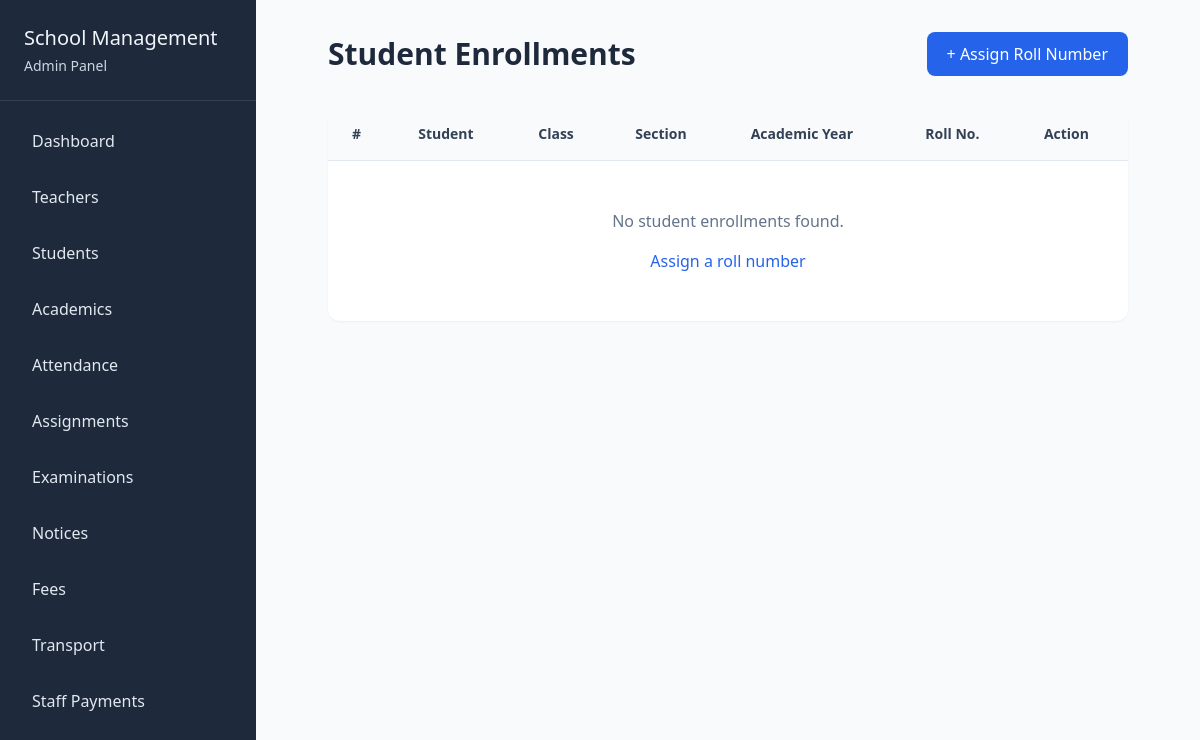
The app's page /academics/manage/enrollment/, older data.
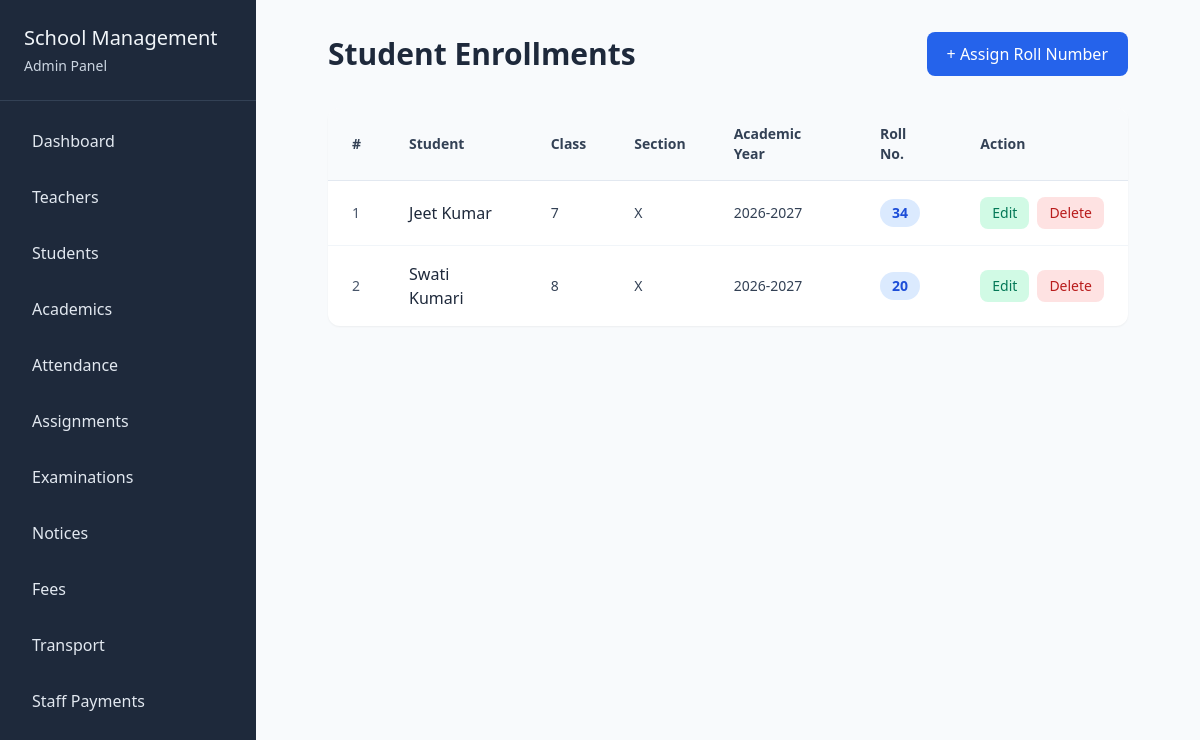
The same page, newer data.
### academics/models.py (models this page shows, shortened)
class StudentEnrollment(models.Model):
    student = models.ForeignKey("students.Student", on_delete=models.CASCADE, related_name="enrollments")
    section = models.ForeignKey(Section, on_delete=models.CASCADE)
    academic_year = models.CharField(max_length=50)
    roll_no = models.IntegerField()
    class Meta:
        constraints = [
            models.UniqueConstraint(
                fields=["section", "academic_year", "roll_no"],
                name="unique_roll_no_in_section_year"
            ),
            models.UniqueConstraint(
                fields=["student", "academic_year"],
                name="unique_student_in_academic_year"
            ),
        ]

class Section(models.Model):
    schoolclass = models.ForeignKey(SchoolClass, on_delete=models.CASCADE)
    name = models.CharField(max_length=10)

class SchoolClass(models.Model):
    name = models.CharField(max_length=50)

### students/models.py (models this page shows)
class Student(models.Model):
    GENDER_CHOICES = (
        ('Male', "Male"),
        ('Female', "Female"),
        ('other', "other")
    )
    user = models.OneToOneField(User, on_delete=models.CASCADE)
    cover_image = models.ImageField(upload_to='student_covers/', null=True, blank=True)
    admission_number = models.CharField(max_length=30)
    phone = models.CharField(max_length=15, null=True, blank=True)
    address = models.TextField()
    date_of_birth = models.DateField()
    gender = models.CharField(max_length=10, choices=GENDER_CHOICES)
    admission_date = models.DateField()
    parent_name = models.CharField(max_length=100)
    parent_phone = models.CharField(max_length=15)
    def __str__(self):
        return self.user.get_full_name()

### academics/views.py (the view)
# urls.py: path("manage/enrollment/", views.manage_enrollments, name="manage_enrollments"),
def manage_enrollments(req):
    data = {
        "enrollments" : StudentEnrollment.objects.all(),
    }
    return render(req, "academics/manage_enrollment.html", data)

### academics/templates/academics/manage_enrollment.html (shortened to what this page needs)
{% extends 'school_admin/base.html' %}
{% block content %}
<div class="flex-1 p-8">
    <div class="px-10">
        <div class="flex items-center justify-between mb-8">
            <h1 class="text-3xl font-semibold text-slate-800">Student Enrollments</h1>
            <a href="{% url 'insert_enrollment' %}" class="bg-blue-600 hover:bg-blue-700 text-white px-5 py-2.5 rounded-lg font-medium">+ Assign Roll Number</a>
        </div>
        <div class="bg-white rounded-xl shadow-sm overflow-hidden">
            <div class="overflow-x-auto">
                <table class="w-full">
                    <thead class="bg-slate-50 border-b border-slate-200">
                        <tr>
                            <th class="px-6 py-4 text-left text-sm font-semibold text-slate-700">#</th>
                            <th class="px-6 py-4 text-left text-sm font-semibold text-slate-700">Student</th>
                            <th class="px-6 py-4 text-left text-sm font-semibold text-slate-700">Class</th>
                            <th class="px-6 py-4 text-left text-sm font-semibold text-slate-700">Section</th>
                            <th class="px-6 py-4 text-left text-sm font-semibold text-slate-700">Academic Year</th>
                            <th class="px-6 py-4 text-left text-sm font-semibold text-slate-700">Roll No.</th>
                            <th class="px-6 py-4 text-left text-sm font-semibold text-slate-700">Action</th>
                        </tr>
                    </thead>
                    <tbody class="divide-y divide-slate-100">
                        {% for enrollment in enrollments %}
                        <tr class="hover:bg-slate-50">
                            <td class="px-6 py-4 text-sm text-slate-600">{{ forloop.counter }}</td>
                            <td class="px-6 py-4">
                                <div class="font-medium text-slate-800">{{ enrollment.student }}</div>
                            </td>
                            <td class="px-6 py-4 text-sm text-slate-700">{{ enrollment.section.schoolclass.name }}</td>
                            <td class="px-6 py-4 text-sm text-slate-700">{{ enrollment.section.name }}</td>
                            <td class="px-6 py-4 text-sm text-slate-700">{{ enrollment.academic_year }}</td>
                            <td class="px-6 py-4">
                                <span class="inline-flex items-center justify-center bg-blue-100 text-blue-700 px-3 py-1 rounded-full text-sm font-semibold">{{ enrollment.roll_no }}</span>
                            </td>
                            <td class="px-6 py-4">
                                <div class="flex items-center gap-2">
                                    <a href="{% url "edit_enrollment" enrollment.id %}" class="px-3 py-1.5 bg-emerald-100 text-emerald-700 rounded-lg text-sm font-medium hover:bg-emerald-200">Edit</a>
                                    <a href="{% url "delete_enrollment" enrollment.id %}" onclick="return confirm('Are you sure you want to delete this student enrollment?')" class="px-3 py-1.5 bg-red-100 text-red-700 rounded-lg text-sm font-medium hover:bg-red-200">Delete</a>
                                </div>
                            </td>
                        </tr>
                        {% empty %}
                        <tr>
                            <td colspan="7" class="px-6 py-12 text-center">
                                <div class="text-slate-500">No student enrollments found.</div>
                                <a href="{% url 'insert_enrollment' %}" class="inline-block mt-4 text-blue-600 hover:text-blue-700 font-medium">Assign a roll number</a>
                            </td>
                        </tr>
                        {% endfor %}
                    </tbody>
                </table>
            </div>
        </div>
    </div>
</div>
{% endblock %}

Row changes from the older to the newer data that the page shows:
added StudentEnrollment: student "Jeet Kumar", section.schoolclass.name "7", section.name "X", academic_year "2026-2027", roll_no "34"
added StudentEnrollment: student "Swati Kumari", section.schoolclass.name "8", section.name "X", academic_year "2026-2027", roll_no "20"
Text that changed along with them:
text no longer shown: "No student enrollments found. Assign a roll number"
